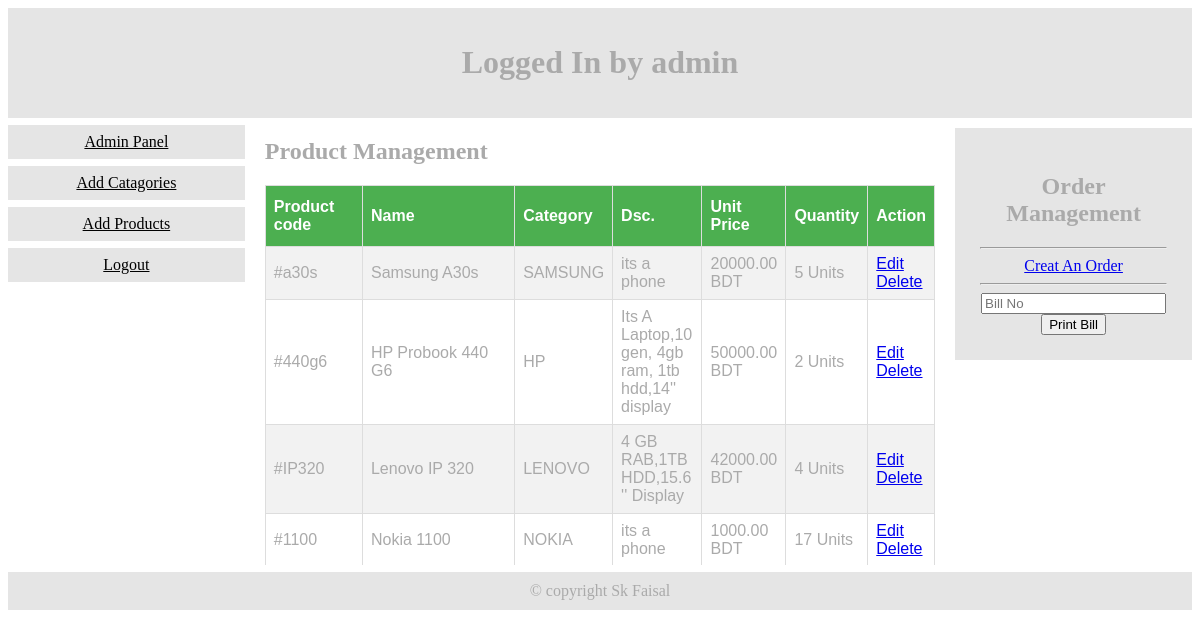
Page /main/ (signed in) on the committed database.
### main_app/models/user_account.py (models this page shows, shortened)
class MyUser(AbstractBaseUser):
    email = models.EmailField(
        verbose_name='email address',
        max_length=255,
        unique=True,
    )
    name= models.CharField(max_length=25)
    phone=models.CharField(verbose_name='Phone Number',
        max_length=15,
        unique=True,)
    is_active = models.BooleanField(default=True)
    is_admin = models.BooleanField(default=False)
    is_staf=   models.BooleanField(default=False)
    objects = MyUserManager()
    USERNAME_FIELD = 'email'
    REQUIRED_FIELDS = ['name','phone']

### main_app/models/products.py (models this page shows, shortened)
class Product(models.Model):
    name = models.CharField(max_length=50)
    product_code=models.CharField(max_length=50)
    category = models.ForeignKey(Category, on_delete=models.CASCADE, default=1)
    unit_price = models.DecimalField(max_digits=15, decimal_places=2)
    description = models.CharField(max_length=200, default='' , null=True , blank=True)
    quantity=models.CharField(max_length=50,blank=True) #--------------------------------->current stock in  in units
    image = models.ImageField(upload_to='uploads/products/',blank=True)
    @staticmethod
    def get_all_products():
        return Product.objects.all()

### main_app/models/category.py (models this page shows, shortened)
class Category(models.Model):
    name = models.CharField(max_length=20)
    parent = models.CharField(max_length=20,null=True)
    def __str__(self):
        return self.name

### main_app/middlewares/auth.py (the view)
    def middleware(request):
        path = request.META['PATH_INFO']
        print(path)
        if not request.session.get('user'):
            print ('good')
            return redirect(f'/?return_url={path}')
        response = get_response(request)
        return response
        print('after view')

### main_app/views/dashboard.py (called while the page is built)
    def get(self,request):
        try:
            user=request.session.get('user')
            user_obj=MyUser.objects.get(phone=user)
            products=Product.get_all_products()
            self.context['user_obj']=user_obj
            self.context['products']=products
            return render(request,self.tamplate_name,self.context)
        except :
            return redirect('login')

### templates/main_panel.html (shortened to what this page needs)
{% load static %}
<!DOCTYPE html>
<html>
<head>
<link rel="stylesheet" type="text/css" href="{% static 'css/main_panel.css' %}">
</head>
<body style="font-family:Verdana;color:#aaaaaa;">
<div style="background-color:#e5e5e5;padding:15px;text-align:center;">
  <h1>Logged In by {{user_obj.name}}</h1>
</div>
<div style="overflow:auto">
  <div class="menu">
    {% if user_obj.is_admin %}
    <a href="/admin" target="_blank">Admin Panel</a>
    {% endif %}
    <a href="{% url 'category' %}">Add Catagories</a>
    <a href="{% url 'product' %}">Add Products</a>
    <a href="{% url 'logout' %}">Logout</a>
  </div>
  <div class="main">
    <h2>Product Management</h2>
    <div class="ex1">
    <table id="customers">
        <tr>
          <th>Product code</th>
          <th> Name</th>
          <th> Category</th>
          <th>Dsc.</th>
          <th>Unit Price</th>
          <th>Quantity</th>
          <th>Action </th>
        </tr>
        {% for i in products %}
        <tr>
          <td>{{i.product_code}}</td>
          <td>{{i.name}}</td>
          <td>{{i.category}}</td>
          <td>{{i.description}}</td>
          <td>{{i.unit_price}} BDT</td>
         <td>{{i.quantity}} Units</td>
          <td><a href="{% url 'edit' i.id %}">Edit</a>
           <a href="{% url 'delete' i.id %}"> Delete</a>
          </td>
        </tr>
        {% endfor %}
      </table>
    </div>
  </div>
  <div class="right">
    <h2>Order Management</h2>
    <hr>
    <a href="{% url 'order' %}">Creat An Order</a>
    <hr>
    <input type="text" id="bill_no" value='' placeholder="Bill No">
    <input type="submit" value="Print Bill" onclick="print()">
  </div>
</div>
<div style="background-color:#e5e5e5;text-align:center;padding:10px;margin-top:7px;">© copyright Sk Faisal</div>
</body>
</html>

### static/css/main_panel.css (style rules this page uses)
#customers { font-family: Arial, Helvetica, sans-serif; border-collapse: collapse; width: 100%; }
#customers td, #customers th { border: 1px solid #ddd; padding: 8px; }
#customers tr:nth-child(even) { background-color: #f2f2f2; }
#customers th { padding-top: 12px; padding-bottom: 12px; text-align: left; background-color: #4CAF50; color: white; }
div.ex1 { height:380px; width: 100%; overflow-y: scroll; }
* { box-sizing: border-box; }
.menu { float:left; width:20%; text-align:center; }
.menu a { background-color:#e5e5e5; padding:8px; margin-top:7px; display:block; width:100%; color:black; }
.main { float:left; width:60%; padding:0 20px; }
.right { background-color:#e5e5e5; float:left; width:20%; padding:25px; margin-top:10px; text-align:center; }

### rows in the picture
MyUser: name "admin"
Product: product_code "#a30s", name "Samsung A30s", category "SAMSUNG", description "its a phone", unit_price "20000.00", quantity "5"
Product: product_code "#440g6", name "HP Probook 440 G6", category "HP", description "Its A Laptop,10 gen, 4gb ram, 1tb hdd,14'' display", unit_price "50000.00", quantity "2"
Product: product_code "#IP320", name "Lenovo IP 320", category "LENOVO", description "4 GB RAB,1TB HDD,15.6 '' Display", unit_price "42000.00", quantity "4"
Product: product_code "#1100", name "Nokia 1100", category "NOKIA", description "its a phone", unit_price "1000.00", quantity "17"
